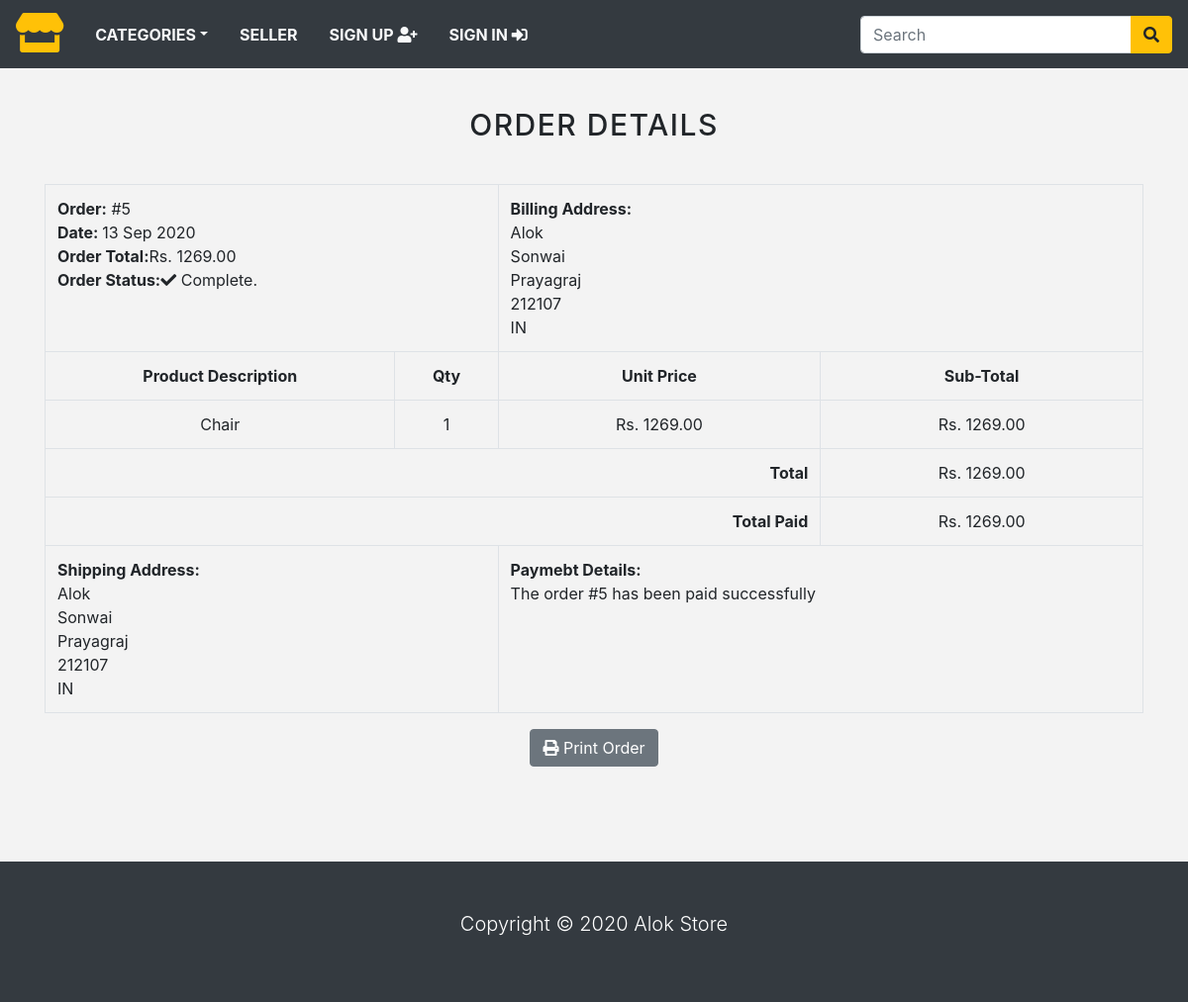
/order/5 (signed in), run on the app's committed database.
### store/models.py (models this page shows, shortened)
class Order(models.Model):
    token = models.CharField(max_length=250, blank=True)
    total = models.DecimalField(max_digits=10, decimal_places=2, verbose_name='INR Order Total')
    emailAddress = models.EmailField(max_length=250, blank=True, verbose_name='Email Address')
    created = models.DateTimeField(auto_now_add=True)
    billingName = models.CharField(max_length=250, blank=True)
    billingAddress1 = models.CharField(max_length=250, blank=True)
    billingCity = models.CharField(max_length=250, blank=True)
    billingPostcode = models.CharField(max_length=250, blank=True)
    billingCountry = models.CharField(max_length=250, blank=True)
    shippingName = models.CharField(max_length=250, blank=True)
    shippingAddress1 = models.CharField(max_length=250, blank=True)
    shippingCity = models.CharField(max_length=250, blank=True)
    shippingPostcode = models.CharField(max_length=250, blank=True)
    shippingCountry = models.CharField(max_length=250, blank=True)
    class Meta:
        db_table = 'Order'
        ordering = ['-created']

class OrderItem(models.Model):
    product = models.CharField(max_length=250)
    quantity = models.IntegerField()
    price = models.DecimalField(max_digits=10, decimal_places=2, verbose_name='INR Price')
    order = models.ForeignKey(Order, on_delete=models.CASCADE)
    class Meta:
        db_table = 'OrderItem'
    def sub_total(self):
        return self.quantity * self.price

### store/views.py (the view)
# urls.py: path('order/<int:order_id>', views.viewOrder, name='order_detail'),
@login_required(redirect_field_name='next', login_url='signin')
def viewOrder(request, order_id):
    if request.user.is_authenticated:
        email = str(request.user.email)
        order = Order.objects.get(id=order_id, emailAddress=email)
        order_items = OrderItem.objects.filter(order=order)
    return render(request, 'order_detail.html', {'order': order, 'order_items': order_items})

### store/context_processors.py (called while the page is built)
def counter(request):
    item_count = 0
    if 'admin' in request.path:
        return {}
    else:
        try:
            cart = Cart.objects.filter(cart_id=_cart_id(request))
            cart_items = CartItem.objects.all().filter(cart=cart[:1])
            for cart_item in cart_items:
                item_count += cart_item.quantity
        except Cart.DoesNotExist:
            item_count = 0
    return dict(item_count=item_count)

def menu_links(request):
    links = Category.objects.all()
    return dict(links=links)

### store/models.py (called while the page is built)
    def get_url(self):
        return reverse('products_by_category', args=[self.slug])

### store/views.py (called while the page is built)
def _cart_id(request):
    cart = request.session.session_key
    if not cart:
        cart = request.session.create()
    return cart

### store/templates/order_detail.html (shortened to what this page needs)
{% extends 'base.html' %}
{% load static %}
{% block content %}
    <div class="container">
    <div class="text-center">
      <br>
      <h1 class="text-center product_title">
        Order Details
      </h1>
      <br>
      <table class="table table-bordered">
        <tr>
          <td class="text-left" colspan="2">
            <b>Order:</b> #{{ order.id }} <br>
            <b>Date: </b>{{ order.created|date:"d M Y" }} <br>
            <b>Order Total:</b>Rs. {{ order.total }} <br>
            <b>Order Status:</b><i class="fas fa-check"></i> Complete.
          </td>
          <td class="text-left" colspan="2">
            <b>Billing Address: </b> <br>
            {{ order.billingName }} <br>
            {{ order.billingAddress1 }} <br>
            {{ order.billingCity }} <br>
            {{ order.billingPostcode }} <br>
            {{ order.billingCountry }} <br>
          </td>
        </tr>
        <tr>
          <td><b>Product Description</b></td>
          <td><b>Qty</b></td>
          <td><b>Unit Price</b></td>
          <td><b>Sub-Total</b></td>
        </tr>
        {% for item in order_items %}
          <tr>
            <td>{{ item.product }}</td>
            <td>{{ item.quantity }}</td>
            <td>Rs. {{ item.price }}</td>
            <td>Rs. {{ item.sub_total }}</td>
          </tr>
        {% endfor %}
        <tr>
          <td class="text-right" colspan="3"><b>Total</b></td>
          <td>Rs. {{ order.total }}</td>
        </tr>
        <tr>
          <td class="text-right" colspan="3"><b>Total Paid</b></td>
          <td>Rs. {{ order.total }}</td>
        </tr>
        <tr>
          <td class="text-left" colspan="2">
            <b>Shipping Address:</b> <br>
            {{ order.shippingName }} <br>
            {{ order.shippingAddress1 }} <br>
            {{ order.shippingCity }} <br>
            {{ order.shippingPostcode }} <br>
            {{ order.shippingCountry }} <br>
          </td>
          <td class="text-left" colspan="2">
            <b>Paymebt Details:</b> <br>
            The order #{{ order.id }} has been paid successfully
          </td>
        </tr>
      </table>
      <button class="btn btn-secondary" onclick="window.print();">
        <i class="fas fa-print"></i>
        Print Order
      </button>
    </div>
  </div>
    <br><br>
{% endblock %}

### store/static/css/base.css (style rules this page uses)
body { background:#f3f3f3; }
.product_title { font-size:30px; text-transform: uppercase; letter-spacing: .05em; padding-top: 15px; padding-bottom: 10px; }

### data on the page
Order: id "5", created "13 Sep 2020", total "1269.00", billingName "Alok", billingAddress1 "Sonwai", billingCity "Prayagraj", billingPostcode "212107", billingCountry "IN", shippingName "Alok", shippingAddress1 "Sonwai", shippingCity "Prayagraj", shippingPostcode "212107", shippingCountry "IN"
OrderItem: product "Chair", quantity "1", price "1269.00", sub_total "1269.00"
